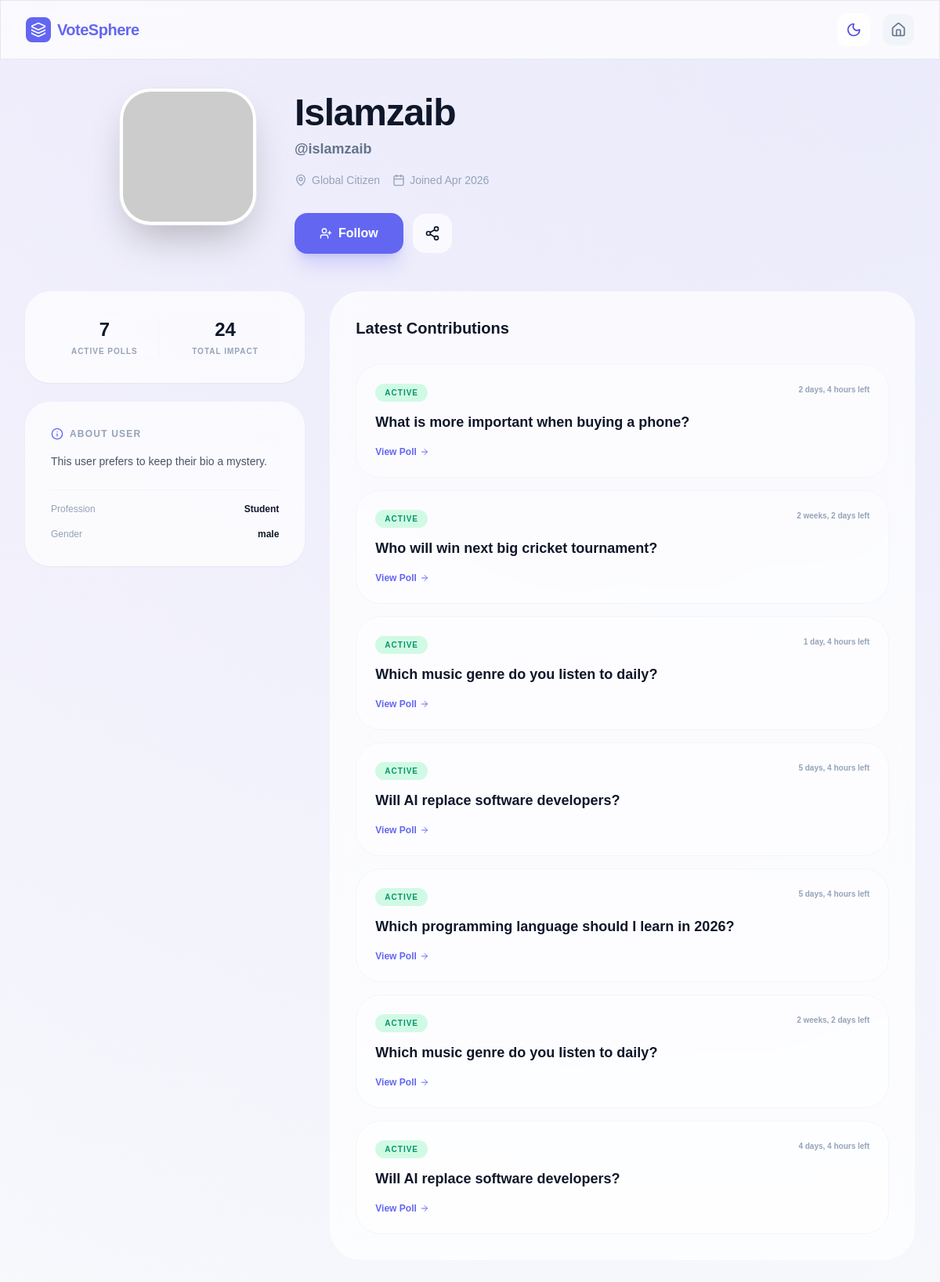
The app's page /user/user_profile/12 (signed in) with its own data.
### users/models.py (models this page shows, shortened)
class UserProfile(models.Model):
    user_id = models.OneToOneField(User,on_delete=models.CASCADE,primary_key=True,related_name='profile')
    profile_picture = models.ImageField(
        upload_to='images/profile_pictures/%Y/%m/%d/',
        validators=[FileExtensionValidator(
            allowed_extensions=['jpg','jpeg','png','webp', 'gif'],
            message="Only this image formates are allowed: jpg, jpeg, gif, png, webp.")],
          blank=True, null=True
        )
    bio = models.TextField(blank=True, max_length=300)
    location = models.CharField(max_length=150, blank=True)
    birth_date = models.DateField(blank=True,null=True)
    created_at = models.DateTimeField(auto_now_add=True)
    uploaded_at = models.DateTimeField(auto_now_add=True)

class Ext_User(models.Model):
    user_id = models.OneToOneField(User,on_delete=models.CASCADE,primary_key=True)
    gender = models.CharField(max_length=10)
    profession= models.CharField(max_length=100)

### questonaries/models.py (models this page shows)
class Question(models.Model):
    ques = models.TextField(null=False)
    q_desc = models.TextField(null=True)
    expiry = models.DateTimeField()
    hashtags = models.TextField(null=True)
    img = models.ImageField(
        upload_to='images/Ques_Covers/%Y/%m/%d/',
        validators=[FileExtensionValidator(
            allowed_extensions=['jpg','jpeg','png','webp', 'gif'],
            message="Only this image formates are allowed: jpg, jpeg, gif, png, webp.")],
          blank=True, null=True
        )
    u_id = models.ForeignKey(User,on_delete=models.CASCADE)
    cat_id = models.ForeignKey(Category,on_delete=models.PROTECT)
    created_at= models.DateTimeField(auto_now_add=True)

### users/views.py (the view)
def other_profile_view(req,id):
    try:
        profile = UserProfile.objects.get(user_id=id)
    except UserProfile.DoesNotExist:
        profile = None
    now = timezone.now()
    active_pole = Question.objects.filter(u_id=id, expiry__gt=now)
    t_pole = active_pole.count()
    vote_cast = 0
    for q in active_pole:
        vote_cast += Vote_Click.objects.filter(opt_id__q_id=q.id).count()
    isFolowed = Folowers.objects.filter(user_folow=profile.user_id,folower=req.user).first()
    if isFolowed:
        isFolowed=True
        print(True)
    else:
        isFolowed=False
        print(False)
    context = {
        'profile': profile,
        'pole': t_pole,
        'votes': vote_cast,
        'active_poles':active_pole,
        'isFolowed':isFolowed,
    }
    return render(req, "users/other_profile.html", context)

### users/Templates/users/other_profile.html (shortened to what this page needs)
{% load static %}
<!DOCTYPE html>
<html lang="en" class="scroll-smooth">
<head>
    <link href="{% static 'home/links/font.css' %}" rel="stylesheet">
        <script src="{% static 'home/links/tailwind.css' %}"></script>
</head>
<body class="bg-[#f8fafc] dark:bg-slate-950 text-slate-900 dark:text-slate-100 transition-colors duration-300 profile-header-gradient min-h-screen">
    <nav class="fixed top-0 w-full z-40 glass border-b border-slate-200 dark:border-slate-800 px-4 md:px-8 py-4 flex justify-between items-center">
        <a href="{% url 'home' %}" class="flex items-center gap-2 font-bold text-lg md:text-xl tracking-tight text-primary">
            <div class="w-8 h-8 bg-primary rounded-lg flex items-center justify-center text-white">
                <i data-lucide="layers" class="w-5 h-5"></i>
            </div>
            <span>VoteSphere</span>
        </a>
        <div class="flex items-center gap-4">
            <button id="theme-toggle" class="p-2.5 rounded-xl glass hover:scale-105 transition-transform">
                <i data-lucide="moon" class="w-5 h-5 dark:hidden text-indigo-600"></i>
            </button>
            <a href="{% url 'feeds' %}" class="p-2.5 rounded-xl bg-slate-100 dark:bg-slate-800 text-slate-500">
                <i data-lucide="home" class="w-5 h-5"></i>
            </a>
        </div>
    </nav>
    <main class="pt-28 pb-12 px-4 sm:px-6 lg:px-8 max-w-7xl mx-auto">
        <div class="mb-12 flex justify-center">
            <div class="flex flex-col md:flex-row items-center md:items-start gap-8 md:gap-12 w-full max-w-4xl">
                <div class="relative shrink-0 group">
                    <div class="w-32 h-32 sm:w-40 sm:h-40 md:w-44 md:h-44 rounded-[2.5rem] p-1 bg-white dark:bg-slate-900 shadow-2xl border border-slate-200 dark:border-slate-800">
                        <img src="{% if profile.profile_picture %}{{ profile.profile_picture.url }}{% else %}https://api.dicebear.com/7.x/avataaars/svg?seed={{ profile.user_id.username }}{% endif %}"
                             class="w-full h-full object-cover rounded-[2.2rem]">
                    </div>
                </div>
                <div class="flex-1 text-center md:text-left pt-2">
                    <div class="flex flex-col md:flex-row md:items-center gap-3 mb-2">
                        <h1 class="text-3xl md:text-5xl font-black text-slate-900 dark:text-white tracking-tight">
                            {{ profile.user_id.first_name }} {{ profile.user_id.last_name }}
                        </h1>
                    </div>
                    <p class="text-slate-500 dark:text-slate-400 font-bold text-lg mb-4">@{{ profile.user_id.username }}</p>
                    <div class="flex flex-wrap justify-center md:justify-start gap-4 text-sm text-slate-400 mb-8">
                        <span class="flex items-center gap-1.5"><i data-lucide="map-pin" class="w-4 h-4"></i> {{ profile.location|default:"Global Citizen" }}</span>
                        <span class="flex items-center gap-1.5"><i data-lucide="calendar" class="w-4 h-4"></i> Joined {{ profile.user_id.date_joined|date:"M Y" }}</span>
                    </div>
                    <div class="flex items-center justify-center md:justify-start gap-3">
                         {% if isFolowed %}
                         <a href="{% url 'folow' profile.user_id.id %}" class="px-8 py-3.5 bg-transparent text-primary border-primary border-[2px] font-bold rounded-2xl shadow-xl shadow-indigo-500/20 hover:bg-indigo-600 transition-all flex items-center gap-2">
                             <i data-lucide="user-plus" class="w-4 h-4"></i> Following
                         </a>
                         {%else%}
                         <a href="{% url 'folow' profile.user_id.id %}" class="px-8 py-3.5 bg-primary  text-white font-bold rounded-2xl shadow-xl shadow-indigo-500/20 hover:bg-indigo-600 transition-all flex items-center gap-2">
                            <i data-lucide="user-plus" class="w-4 h-4"></i> Follow
                        </a>
                        {% endif %}
                        <button class="p-3.5 glass rounded-2xl hover:bg-white dark:hover:bg-slate-800 transition-colors">
                            <i data-lucide="share-2" class="w-5 h-5"></i>
                        </button>
                    </div>
                </div>
            </div>
        </div>
        <div class="grid grid-cols-1 lg:grid-cols-12 gap-8">
            <div class="lg:col-span-4 space-y-6">
                <div class="glass p-8 rounded-[2rem] shadow-sm grid grid-cols-2 gap-4">
                    <div class="text-center border-r border-slate-100 dark:border-slate-800">
                        <span class="block text-2xl font-black text-slate-900 dark:text-white">{{ pole }}</span>
                        <span class="text-[10px] font-bold text-slate-400 uppercase tracking-widest mt-1 block">Active Polls</span>
                    </div>
                    <div class="text-center">
                        <span class="block text-2xl font-black text-slate-900 dark:text-white">{{ votes }}</span>
                        <span class="text-[10px] font-bold text-slate-400 uppercase tracking-widest mt-1 block">Total Impact</span>
                    </div>
                </div>
                <div class="glass p-8 rounded-[2rem] shadow-sm">
                    <h3 class="text-xs font-bold text-slate-400 uppercase tracking-widest mb-4 flex items-center gap-2">
                        <i data-lucide="info" class="w-4 h-4 text-primary"></i> About User
                    </h3>
                    <p class="text-slate-600 dark:text-slate-400 text-sm leading-relaxed mb-6">
                        {{ profile.bio|default:"This user prefers to keep their bio a mystery." }}
                    </p>
                    <div class="space-y-4 pt-4 border-t border-slate-100 dark:border-slate-800">
                        <div class="flex items-center justify-between text-xs">
                            <span class="text-slate-400">Profession</span>
                            <span class="font-bold">{{ profile.user_id.ext_user.profession|default:"Enthusiast" }}</span>
                        </div>
                        <div class="flex items-center justify-between text-xs">
                            <span class="text-slate-400">Gender</span>
                            <span class="font-bold">{{ profile.user_id.ext_user.gender|default:"Not specified" }}</span>
                        </div>
                    </div>
                </div>
            </div>
            <div class="lg:col-span-8">
                <div class="glass rounded-[2.5rem] p-6 md:p-8 h-full">
                    <h3 class="text-xl font-black text-slate-900 dark:text-white mb-8">Latest Contributions</h3>
                    <div class="space-y-4">
                        {% for q in active_poles %}
                        <div class="p-6 rounded-[2rem] bg-white/40 dark:bg-slate-800/20 border border-slate-100 dark:border-slate-800 hover:border-primary/50 transition-all group">
                            <div class="flex justify-between items-start mb-3">
                                <span class="px-3 py-1 bg-emerald-100 dark:bg-emerald-900/30 text-emerald-600 dark:text-emerald-400 text-[10px] font-black uppercase tracking-widest rounded-full">Active</span>
                                <span class="text-[10px] text-slate-400 font-bold">{{ q.expiry|timeuntil }} left</span>
                            </div>
                            <h4 class="font-bold text-slate-900 dark:text-white group-hover:text-primary transition-colors text-lg mb-4">{{ q.ques }}</h4>
                            <div class="flex items-center gap-4">
                                <a href="{% url 'voting_pole' q.id %}" class="text-xs font-black text-primary flex items-center gap-1">
                                    View Poll <i data-lucide="arrow-right" class="w-3 h-3"></i>
                                </a>
                            </div>
                        </div>
                        {% endfor %}
                    </div>
                </div>
            </div>
        </div>
    </main>
</body>
</html>

### users/Templates/users/other_profile.html (style rules this page uses)
body { font-family: 'Plus Jakarta Sans', sans-serif; -webkit-tap-highlight-color: transparent; }
.glass { background: rgba(255, 255, 255, 0.7); backdrop-filter: blur(12px); -webkit-backdrop-filter: blur(12px); border: 1px solid rgba(255, 255, 255, 0.3); }
.profile-header-gradient { background: radial-gradient(circle at top right, rgba(99, 102, 241, 0.08), transparent), radial-gradient(circle at top left, rgba(168, 85, 247, 0.05), transparent); }

### records on screen
UserProfile: user_id.first_name "Islamzaib", user_id.username "islamzaib", location "Global Citizen", user_id.date_joined "Apr 2026", bio "This user prefers to keep their bio a mystery.", user_id.ext_user.profession "Student", user_id.ext_user.gender "male"
Question: expiry "2 days, 4 hours", ques "What is more important when buying a phone?"
Question: expiry "2 weeks, 2 days", ques "Who will win next big cricket tournament?"
Question: expiry "1 day, 4 hours", ques "Which music genre do you listen to daily?"
Question: expiry "5 days, 4 hours", ques "Will AI replace software developers?"
Question: expiry "5 days, 4 hours", ques "Which programming language should I learn in 2026?"
Question: expiry "2 weeks, 2 days", ques "Which music genre do you listen to daily?"
Question: expiry "4 days, 4 hours", ques "Will AI replace software developers?"

### other values on screen
{{ pole }} "7"
{{ votes }} "24"
